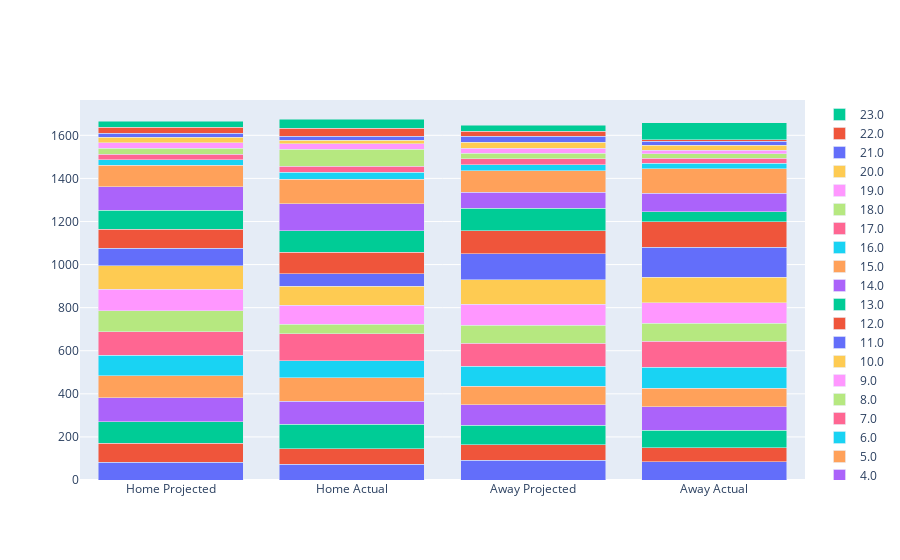

Notebook cell for this chart:
### Code cell
fig = go.Figure(data=pos_plotlist)
# Change the bar mode
fig.update_layout(barmode='stack')
fig.show()

### Figure 1 — Plotly figure (JSON) as saved in the notebook; plotly's stock layout.template omitted (floating-point values rounded to 4 significant figures)
{"data": [{"customdata": ["George Bower", "George Bower", "Andrew Porter", "Andrew Porter"], "hovertemplate": "<b>%{customdata}</b>: %{y}", "name": "1.0", "type": "bar", "x": ["Home Projected", "Home Actual", "Away Projected", "Away Actual"], "y": [82.03, 74.07, 92.57, 84.89]}, {"customdata": ["Codie Taylor", "Codie Taylor", "Dan Sheehan", "Dan Sheehan"], "hovertemplate": "<b>%{customdata}</b>: %{y}", "name": "2.0", "type": "bar", "x": ["Home Projected", "Home Actual", "Away Projected", "Away Actual"], "y": [88.9, 71.49, 71.1, 64.21]}, {"customdata": ["Ofa Tu'ungafasi", "Ofa Tu'ungafasi", "Tadhg Furlong", "Tadhg Furlong"], "hovertemplate": "<b>%{customdata}</b>: %{y}", "name": "3.0", "type": "bar", "x": ["Home Projected", "Home Actual", "Away Projected", "Away Actual"], "y": [99.49, 113.7, 90.15, 82.67]}, {"customdata": ["Brodie Retallick", "Brodie Retallick", "Tadhg Beirne", "Tadhg Beirne"], "hovertemplate": "<b>%{customdata}</b>: %{y}", "name": "4.0", "type": "bar", "x": ["Home Projected", "Home Actual", "Away Projected", "Away Actual"], "y": [110.3, 107.3, 94.72, 108.3]}, {"customdata": ["Scott Barrett", "Scott Barrett", "James Ryan", "James Ryan"], "hovertemplate": "<b>%{customdata}</b>: %{y}", "name": "5.0", "type": "bar", "x": ["Home Projected", "Home Actual", "Away Projected", "Away Actual"], "y": [103.1, 107.6, 87.56, 85.25]}, {"customdata": ["Dalton Papalii", "Dalton Papalii", "Peter O'Mahony", "Peter O'Mahony"], "hovertemplate": "<b>%{customdata}</b>: %{y}", "name": "6.0", "type": "bar", "x": ["Home Projected", "Home Actual", "Away Projected", "Away Actual"], "y": [94.9, 79.0, 92.23, 98.9]}, {"customdata": ["Sam Cane", "Sam Cane", "Josh van der Flier", "Josh van der Flier"], "hovertemplate": "<b>%{customdata}</b>: %{y}", "name": "7.0", "type": "bar", "x": ["Home Projected", "Home Actual", "Away Projected", "Away Actual"], "y": [109.9, 125.6, 105.3, 120.4]}, {"customdata": ["Ardie Savea", "Ardie Savea", "Caelan Doris", "Caelan Doris"], "hovertemplate": "<b>%{customdata}</b>: %{y}", "name": "8.0", "type": "bar", "x": ["Home Projected", "Home Actual", "Away Projected", "Away Actual"], "y": [97.2, 45.26, 84.67, 82.43]}, {"customdata": ["Aaron Smith", "Aaron Smith", "Jamison Gibson-Park", "Jamison Gibson-Park"], "hovertemplate": "<b>%{customdata}</b>: %{y}", "name": "9.0", "type": "bar", "x": ["Home Projected", "Home Actual", "Away Projected", "Away Actual"], "y": [99.65, 87.17, 98.17, 95.57]}, {"customdata": ["Beauden Barrett", "Beauden Barrett", "Johnny Sexton", "Johnny Sexton"], "hovertemplate": "<b>%{customdata}</b>: %{y}", "name": "10.0", "type": "bar", "x": ["Home Projected", "Home Actual", "Away Projected", "Away Actual"], "y": [109.4, 87.95, 112.7, 117.7]}, {"customdata": ["Leicester Fainga'anuku", "Leicester Fainga'anuku", "James Lowe", "James Lowe"], "hovertemplate": "<b>%{customdata}</b>: %{y}", "name": "11.0", "type": "bar", "x": ["Home Projected", "Home Actual", "Away Projected", "Away Actual"], "y": [82.1, 57.92, 122.2, 139.6]}, {"customdata": ["Quinn Tupaea", "Quinn Tupaea", "Robbie Henshaw", "Robbie Henshaw"], "hovertemplate": "<b>%{customdata}</b>: %{y}", "name": "12.0", "type": "bar", "x": ["Home Projected", "Home Actual", "Away Projected", "Away Actual"], "y": [88.2, 100.8, 105.1, 120.1]}, {"customdata": ["Rieko Ioane", "Rieko Ioane", "Garry Ringrose", "Garry Ringrose"], "hovertemplate": "<b>%{customdata}</b>: %{y}", "name": "13.0", "type": "bar", "x": ["Home Projected", "Home Actual", "Away Projected", "Away Actual"], "y": [86.56, 98.93, 105.7, 46.23]}, {"customdata": ["Sevu Reece", "Sevu Reece", "Mack Hansen", "Mack Hansen"], "hovertemplate": "<b>%{customdata}</b>: %{y}", "name": "14.0", "type": "bar", "x": ["Home Projected", "Home Actual", "Away Projected", "Away Actual"], "y": [109.1, 124.7, 74.42, 85.05]}, {"customdata": ["Jordie Barrett", "Jordie Barrett", "Hugo Keenan", "Hugo Keenan"], "hovertemplate": "<b>%{customdata}</b>: %{y}", "name": "15.0", "type": "bar", "x": ["Home Projected", "Home Actual", "Away Projected", "Away Actual"], "y": [100.5, 114.8, 100.0, 114.3]}, {"customdata": ["Samisoni Taukei'aho", "Samisoni Taukei'aho", "Rob Herring", "Rob Herring"], "hovertemplate": "<b>%{customdata}</b>: %{y}", "name": "16.0", "type": "bar", "x": ["Home Projected", "Home Actual", "Away Projected", "Away Actual"], "y": [25.32, 32.06, 26.48, 23.75]}, {"customdata": ["Aidan Ross", "Aidan Ross", "Cian Healy", "Cian Healy"], "hovertemplate": "<b>%{customdata}</b>: %{y}", "name": "17.0", "type": "bar", "x": ["Home Projected", "Home Actual", "Away Projected", "Away Actual"], "y": [25.63, 27.04, 28.79, 24.3]}, {"customdata": ["Angus Ta'avao", "Angus Ta'avao", "Finlay Bealham", "Finlay Bealham"], "hovertemplate": "<b>%{customdata}</b>: %{y}", "name": "18.0", "type": "bar", "x": ["Home Projected", "Home Actual", "Away Projected", "Away Actual"], "y": [27.76, 80.56, 24.39, 20.59]}, {"customdata": ["Patrick Tuipulotu", "Patrick Tuipulotu", "Kieran Treadwell", "Kieran Treadwell"], "hovertemplate": "<b>%{customdata}</b>: %{y}", "name": "19.0", "type": "bar", "x": ["Home Projected", "Home Actual", "Away Projected", "Away Actual"], "y": [25.78, 25.84, 24.47, 15.5]}, {"customdata": ["Pita Gus Sowakula", "Pita Gus Sowakula", "Jack Conan", "Jack Conan"], "hovertemplate": "<b>%{customdata}</b>: %{y}", "name": "20.0", "type": "bar", "x": ["Home Projected", "Home Actual", "Away Projected", "Away Actual"], "y": [24.63, 15.59, 28.17, 25.27]}, {"customdata": ["Folau Fakatava", "Folau Fakatava", "Conor Murray", "Conor Murray"], "hovertemplate": "<b>%{customdata}</b>: %{y}", "name": "21.0", "type": "bar", "x": ["Home Projected", "Home Actual", "Away Projected", "Away Actual"], "y": [18.7, 18.74, 26.16, 16.56]}, {"customdata": ["Richie Mo'unga", "Richie Mo'unga", "Joey Carbery", "Joey Carbery"], "hovertemplate": "<b>%{customdata}</b>: %{y}", "name": "22.0", "type": "bar", "x": ["Home Projected", "Home Actual", "Away Projected", "Away Actual"], "y": [29.32, 37.12, 22.76, 8.404]}, {"customdata": ["Will Jordan", "Will Jordan", "Bundee Aki", "Bundee Aki"], "hovertemplate": "<b>%{customdata}</b>: %{y}", "name": "23.0", "type": "bar", "x": ["Home Projected", "Home Actual", "Away Projected", "Away Actual"], "y": [25.92, 42.39, 30.0, 79.14]}], "layout": {"barmode": "stack"}}
